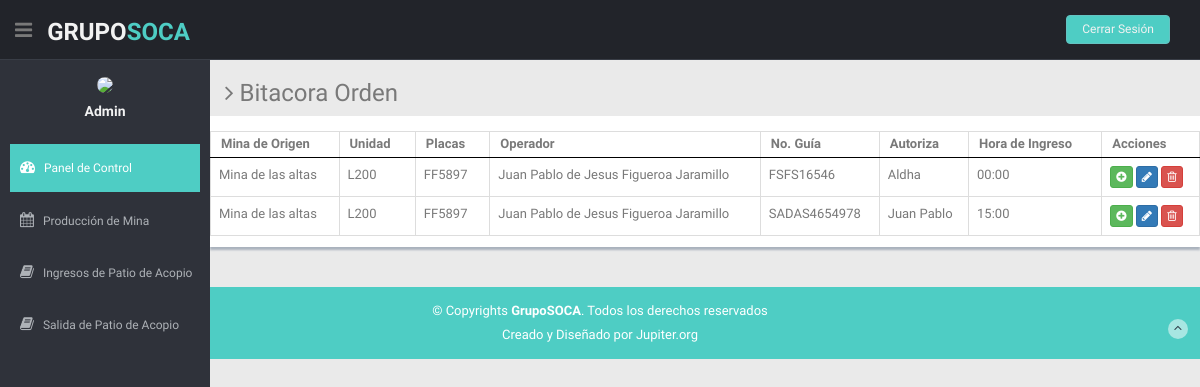
The page /Trabajador/listar_orden2.php on the database its author committed.
### tables this page shows
CREATE TABLE `patio_acopio` (
  `id` int(11) NOT NULL,
  `mina_origen` int(11) NOT NULL,
  `unidad` int(11) NOT NULL,
  `operador` int(11) NOT NULL,
  `no_guia` varchar(50) NOT NULL,
  `p_tara` varchar(10) NOT NULL,
  `p_bruto` varchar(10) NOT NULL,
  `p_neto` varchar(10) NOT NULL,
  `autoriza` varchar(50) NOT NULL,
  `hora_ingreso` varchar(25) NOT NULL,
  `creado` timestamp NOT NULL DEFAULT current_timestamp()
);

CREATE TABLE `minas` (
  `id` int(11) NOT NULL,
  `nombre` varchar(75) NOT NULL,
  `localidad` varchar(75) NOT NULL,
  `km_patio` varchar(75) NOT NULL,
  `no_titulo` varchar(75) NOT NULL,
  `vigencia_concesion` varchar(75) NOT NULL,
  `coordenadas` varchar(75) NOT NULL,
  `concesionarios` varchar(150) NOT NULL,
  `estudios` varchar(40) NOT NULL,
  `pagos` varchar(50) NOT NULL,
  `propiedad` varchar(50) NOT NULL,
  `propiedad_peque` varchar(50) NOT NULL,
  `ejido` varchar(50) NOT NULL,
  `carretera` varchar(5) NOT NULL,
  `terraceria` varchar(10) DEFAULT NULL,
  `estado` varchar(20) DEFAULT NULL,
  `herradura` varchar(50) DEFAULT NULL,
  `caminata` varchar(50) DEFAULT NULL,
  `veta` varchar(5) NOT NULL,
  `largo_veta` varchar(10) DEFAULT NULL,
  `ancho_veta` varchar(10) DEFAULT NULL,
  `alto_veta` varchar(10) DEFAULT NULL,
  `cuerpo` varchar(5) NOT NULL,
  `largo_cuerpo` varchar(10) DEFAULT NULL,
  `ancho_cuerpo` varchar(10) DEFAULT NULL,
  `alto_cuerpo` varchar(10) DEFAULT NULL,
  `otro_dimen` varchar(50) DEFAULT NULL,
  `minado_cielo` varchar(5) NOT NULL,
  `minado_sub` varchar(5) NOT NULL,
  `otro_minado` varchar(50) DEFAULT NULL,
  `material` varchar(50) NOT NULL,
  `prod_mensual` varchar(10) NOT NULL,
  `presen_material` varchar(40) NOT NULL,
  `triturado` varchar(40) NOT NULL,
  `breña` varchar(40) NOT NULL,
  `otro_presen` varchar(40) DEFAULT NULL,
  `laboratorio` varchar(75) NOT NULL,
  `metodologia` varchar(75) NOT NULL,
  `explotacion` varchar(5) NOT NULL,
  `transito` varchar(5) NOT NULL,
  `nombre_minero` varchar(50) NOT NULL,
  `tel_minero` varchar(10) NOT NULL,
  `email_minero` varchar(100) NOT NULL,
  `nombre_representante` varchar(50) NOT NULL,
  `nombre_empresa` varchar(50) NOT NULL,
  `expectativas` varchar(5) NOT NULL,
  `comentarios` varchar(100) NOT NULL,
  `creado` timestamp NOT NULL DEFAULT current_timestamp()
);

CREATE TABLE `unidades` (
  `id` int(11) NOT NULL,
  `modelo` varchar(75) NOT NULL,
  `ano` varchar(4) NOT NULL,
  `color` varchar(15) NOT NULL,
  `placas` varchar(15) NOT NULL,
  `noeconomico` varchar(20) NOT NULL,
  `capacidad` varchar(20) NOT NULL,
  `tipounidad` varchar(30) NOT NULL,
  `tipocombustible` varchar(75) NOT NULL,
  `serie` varchar(50) NOT NULL,
  `descripcion` varchar(150) NOT NULL,
  `creado` timestamp NOT NULL DEFAULT current_timestamp()
);

CREATE TABLE `trabajador` (
  `id` int(11) NOT NULL,
  `nombre` varchar(75) NOT NULL,
  `curp` varchar(40) NOT NULL,
  `rfc` varchar(13) NOT NULL,
  `nss` varchar(25) NOT NULL,
  `cargo` varchar(50) NOT NULL,
  `user` varchar(40) NOT NULL,
  `pwd` varchar(150) NOT NULL,
  `creado` timestamp NOT NULL DEFAULT current_timestamp()
);

### Trabajador/listar_orden2.php (the view, shortened to what this page needs)
<?php
 include 'php/conexion.php';
?>
<!DOCTYPE html>
<html lang="en">
<head>
  <link href="lib/bootstrap/css/bootstrap.min.css" rel="stylesheet">
  <link href="lib/font-awesome/css/font-awesome.css" rel="stylesheet" />
  <link href="lib/advanced-datatable/css/demo_page.css" rel="stylesheet" />
  <link href="lib/advanced-datatable/css/demo_table.css" rel="stylesheet" />
  <link rel="stylesheet" href="lib/advanced-datatable/css/DT_bootstrap.css" />
  <link href="css/style.css" rel="stylesheet">
  <link href="css/style-responsive.css" rel="stylesheet">
</head>
<body>
  <section id="container">
    <header class="header black-bg">
      <div class="sidebar-toggle-box">
        <div class="fa fa-bars tooltips" data-placement="right" data-original-title="Toggle Navigation"></div>
      </div>
      <a href="index.html" class="logo"><b>Grupo<span>SOCA</span></b></a>
      <div class="top-menu">
        <ul class="nav pull-right top-menu">
          <li><a class="logout" href="login.html">Cerrar Sesión</a></li>
        </ul>
      </div>
    </header>
    <aside>
      <div id="sidebar" class="nav-collapse ">
        <ul class="sidebar-menu" id="nav-accordion">
          <p class="centered"><a href="profile.html"><img src="img/favicon.ico" class="img-circle" width="80"></a></p>
          <h5 class="centered">Admin</h5>
          <li class="mt">
            <a class="active" href="index.html">
              <i class="fa fa-dashboard"></i>
              <span>Panel de Control</span>
              </a>
          </li>
          <li class="sub-menu">
            <a href="javascript:;">
              <i class="fa fa-calendar"></i>
              <span>Producción de Mina</span>
              </a>
          </li>
          <li class="sub-menu">
            <a href="javascript:;">
              <i class="fa fa-book"></i>
              <span>Ingresos de Patio de Acopio</span>
              </a>
          </li>
          <li class="sub-menu">
            <a href="javascript:;">
              <i class="fa fa-book"></i>
              <span>Salida de Patio de Acopio</span>
              </a>
          </li>
        </ul>
      </div>
    </aside>
    <section id="main-content">
      <section class="wrapper">
        <h3><i class="fa fa-angle-right"></i> Bitacora Orden</h3>
        <div class="row mb">
          <div class="content-panel">
            <div class="adv-table">
              <table cellpadding="0" cellspacing="0" border="0" class="display table table-bordered" id="hidden-table-info">
                <thead>
                  <tr>
                    <th>Mina de Origen</th>
                    <th>Unidad</th>
                    <th class="hidden-phone">Placas</th>
                    <th class="hidden-phone">Operador</th>
                    <th class="hidden-phone">No. Guía</th>
                    <th class="hidden-phone">Autoriza</th>
                    <th class="hidden-phone">Hora de Ingreso</th>
                    <th class="hidden-phone">Acciones</th>
                  </tr>
                </thead>
                <tbody>
                <?php
                    $sql="SELECT * FROM patio_acopio";
                    $resultado = $conexion->query($sql);
                    while ($mostrar=mysqli_fetch_array($resultado)) {
                  ?>
                  <tr >
                  <td><?php
                    $sql1="SELECT * FROM minas WHERE id='".$mostrar['mina_origen']."'";
                    $result1 = mysqli_query($conexion,$sql1);
                    if ($Row = mysqli_fetch_array($result1))
                      {
                        $nombre= $Row['nombre'];
                      }
                      echo $nombre;
                    ?></td>
                    <td><?php
                    $sql1="SELECT * FROM unidades WHERE id='".$mostrar['unidad']."'";
                    $result1 = mysqli_query($conexion,$sql1);
                    if ($Row = mysqli_fetch_array($result1))
                      {
                        $nombre= $Row['modelo'];
                      }
                      echo $nombre;
                    ?></td>
                    <td><?php
                    $sql1="SELECT * FROM unidades WHERE id='".$mostrar['unidad']."'";
                    $result1 = mysqli_query($conexion,$sql1);
                    if ($Row = mysqli_fetch_array($result1))
                      {
                        $nombre= $Row['placas'];
                      }
                      echo $nombre;
                    ?></td>
                    <td><?php
                    $sql1="SELECT * FROM trabajador WHERE id='".$mostrar['operador']."'";
                    $result1 = mysqli_query($conexion,$sql1);
                    if ($Row = mysqli_fetch_array($result1))
                      {
                        $nombre= $Row['nombre'];
                      }
                      echo $nombre;
                    ?></td>
                    <td><?php echo $mostrar['no_guia'] ?></td>
                    <td><?php echo $mostrar['autoriza'] ?></td>
                    <td><?php echo $mostrar['hora_ingreso'] ?></td>
                    <td>
                      <a href='./orden2.php?id=<?php echo $mostrar['id']  ?>' class="btn btn-success btn-xs"><i class="fa fa-plus-circle"></i></a>
                      <a href='./editar_orden.php?id=<?php echo $mostrar['id']  ?>' class="btn btn-primary btn-xs"><i class="fa fa-pencil"></i></a>
                      <a href='./eliminar_orden.php?id=<?php echo $mostrar['id']  ?>' class="btn btn-danger btn-xs"><i class="fa fa-trash-o "></i></a>
                    </td>
                  </tr>
                  <?php
                    }
                 ?>
                </tbody>
              </table>
            </div>
          </div>
        </div>
      </section>
    </section>
    <footer class="site-footer">
      <div class="text-center">
        <p>
          &copy; Copyrights <strong>GrupoSOCA</strong>. Todos los derechos reservados
        </p>
        <div class="credits">
          Creado y Diseñado por Jupiter.org
        </div>
        <a href="index.html#" class="go-top">
          <i class="fa fa-angle-up"></i>
          </a>
      </div>
    </footer>
  </section>
</body>
</html>

### Trabajador/css/style.css (style rules this page uses)
body { color: #797979; background: #eaeaea; font-family: 'Ruda', sans-serif; padding: 0px !important; margin: 0px !important; font-size:13px; }
ul li { list-style: none; }
a, a:hover, a:focus { text-decoration: none; outline: none; }
#container { width: 100%; height: 100%; }
.centered { text-align: center; }
.mt { margin-top: 25px; }
.mb { margin-bottom: 25px; }
ul.top-menu > li > .logout { color: #f2f2f2; font-size: 12px; border-radius: 4px; -webkit-border-radius: 4px; border: 1px solid #64c3c2 !important; padding: 5px 15px; margin-right: 15px; background: #4ECDC4; margin-top: 15px; }
#sidebar { width: 210px; height: 100%; position: fixed; background: #2f323a; }
#sidebar h5 { color: #f2f2f2; font-weight: 700; }
#sidebar ul li { position: relative; }
ul.sidebar-menu , ul.sidebar-menu li ul.sub { margin: -2px 0 0; padding: 0; }
ul.sidebar-menu { margin-top: 75px; }
ul.sidebar-menu li { margin-bottom: 5px; margin-left:10px; margin-right:10px; }
ul.sidebar-menu li.sub-menu { line-height: 15px; }
ul.sidebar-menu li a span { display: inline-block; }
ul.sidebar-menu li a { color: #aeb2b7; text-decoration: none; display: block; padding: 15px 0 15px 10px; font-size: 12px; outline: none; -webkit-transition: all 0.3s ease; -moz-transition: all 0.3s ease; -o-transition: all 0.3s ease; -ms-transition: all 0.3s ease; transition: all 0.3s ease; }
ul.sidebar-menu li a.active, ul.sidebar-menu li a:hover, ul.sidebar-menu li a:focus { background: #4ECDC4; color: #fff; display: block; -webkit-transition: all 0.3s ease; -moz-transition: all 0.3s ease; -o-transition: all 0.3s ease; -ms-transition: all 0.3s ease; transition: all 0.3s ease; }
ul.sidebar-menu li a i { font-size: 15px; padding-right: 6px; }
ul.sidebar-menu li a.active i { color: #fff; }
#main-content { margin-left: 210px; }
.header, .footer { min-height: 60px; padding: 0 15px; }
.header { position: fixed; left: 0; right: 0; z-index: 1002; }
.black-bg { background: #22242a; border-bottom: 1px solid #393d46; }
.wrapper { display: inline-block; margin-top: 60px; padding-left: 15px; padding-right: 15px; padding-bottom: 15px; padding-top: 0px; width: 100%; }
a.logo { font-size: 24px; color: #f2f2f2; float: left; margin-top: 15px; text-transform: uppercase; }
a.logo b { font-weight: 900; }
a.logo span { color: #4ECDC4; }
#top_menu .nav > li, ul.top-menu > li { float: left; }
ul.top-menu > li > a { color: #666666; font-size: 16px; border-radius: 4px; -webkit-border-radius: 4px; border:1px solid #666666 !important; padding: 2px 6px; margin-right: 15px; }
.sidebar-toggle-box { float: left; padding-right: 15px; margin-top: 20px; }
.sidebar-toggle-box .fa-bars { cursor: pointer; display: inline-block; font-size: 20px; }
.content-panel { background: #ffffff; box-shadow: 0px 3px 2px #aab2bd; padding-top: 15px; padding-bottom: 5px; }
.site-footer { background: #4ECDC4; color: #fff; padding: 15px 0; }
.site-footer p { margin-bottom: 5px; }
.credits, .credits a { color: #fff; }
.go-top { margin-right: 1%; margin-top: -25px; float: right; background: rgba(255,255,255,.5); width: 20px; height: 20px; border-radius: 50%; -webkit-border-radius: 50%; }
.go-top i { color: #2A3542; }

### rows shown on the page
patio_acopio: minas.nombre "Mina de las altas", unidades.modelo "L200", unidades.placas "FF5897", trabajador.nombre "Juan Pablo de Jesus Figueroa Jaramillo", no_guia "FSFS16546", autoriza "Aldha", hora_ingreso "00:00"
patio_acopio: minas.nombre "Mina de las altas", unidades.modelo "L200", unidades.placas "FF5897", trabajador.nombre "Juan Pablo de Jesus Figueroa Jaramillo", no_guia "SADAS4654978", autoriza "Juan Pablo", hora_ingreso "15:00"
